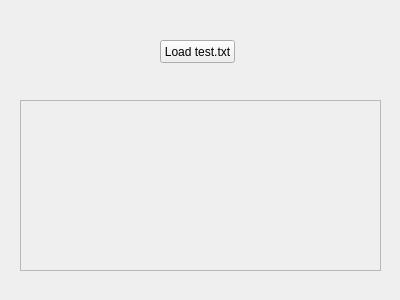
<?xml version="1.0" encoding="UTF-8"?>
<ui version="4.0">
 <class>Widget</class>
 <widget class="QWidget" name="Widget">
  <property name="geometry">
   <rect>
    <x>0</x>
    <y>0</y>
    <width>400</width>
    <height>300</height>
   </rect>
  </property>
  <property name="windowTitle">
   <string>Widget</string>
  </property>
  <widget class="QTextEdit" name="textEdit">
   <property name="enabled">
    <bool>false</bool>
   </property>
   <property name="geometry">
    <rect>
     <x>20</x>
     <y>100</y>
     <width>361</width>
     <height>171</height>
    </rect>
   </property>
  </widget>
  <widget class="QPushButton" name="pushButton">
   <property name="geometry">
    <rect>
     <x>160</x>
     <y>40</y>
     <width>75</width>
     <height>23</height>
    </rect>
   </property>
   <property name="text">
    <string>Load test.txt</string>
   </property>
  </widget>
 </widget>
 <layoutdefault spacing="6" margin="11"/>
 <resources/>
 <connections/>
</ui>
